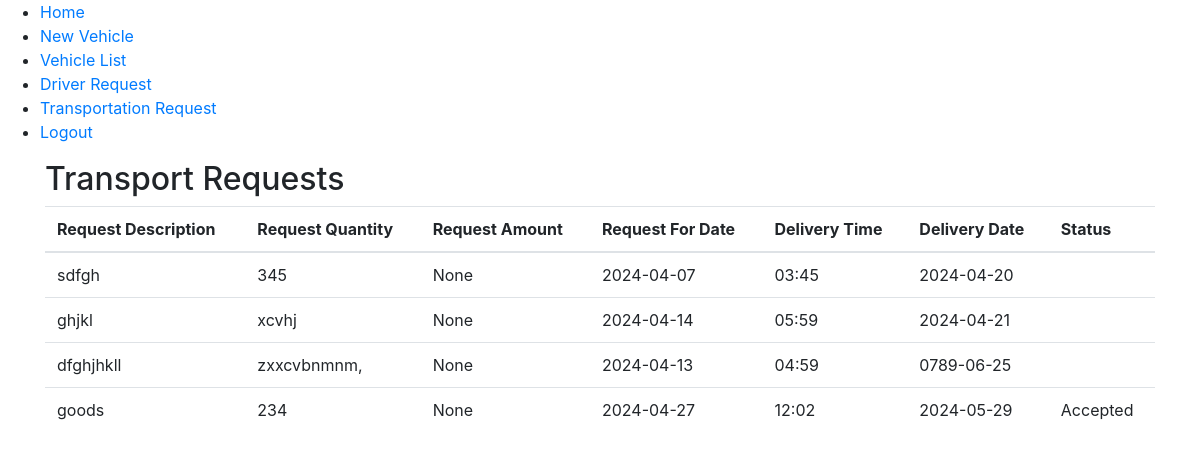
The page /Company/TransportationRequest/ (signed in) on the database its author committed.
### User/models.py (models this page shows)
class tbl_transport_request(models.Model):
    transport_request_id = models.AutoField(primary_key=True)
    transport_request_description = models.CharField(max_length=50)
    transport_request_date = models.DateField(auto_now_add=True)
    transport_request_qty = models.CharField(max_length=50)
    transport_request_rate = models.CharField(max_length=50,null=True)
    transport_request_for_date = models.CharField(max_length=50)
    transport_request_status = models.PositiveIntegerField(default=0)
    user_id = models.ForeignKey(tbl_user,on_delete=models.CASCADE)
    from_location_id = models.ForeignKey(tbl_location,on_delete=models.CASCADE,related_name="from_location_id")
    to_location_id = models.ForeignKey(tbl_location,on_delete=models.CASCADE,related_name="to_location_id")
    transport_request_reply = models.CharField(max_length=50, default='0')
    company_id = models.ForeignKey(tbl_company,on_delete=models.CASCADE)
    category_id = models.ForeignKey(tbl_category,on_delete=models.CASCADE)
    delivery_time = models.CharField(max_length=50)
    delivery_date = models.CharField(max_length=50)

### Company/views.py (the view)
# urls.py: path('TransportationRequest/',views.TransportationRequest,name="TransportationRequest"),
def TransportationRequest(request):
    cid = tbl_company.objects.get(company_id=request.session['cid'])
    requestData = tbl_transport_request.objects.filter(company_id=cid)
    return render(request, "Company/ViewRequest.html", {"requestData" : requestData})

### Company/Templates/Company/ViewRequest.html (shortened to what this page needs)
{% extends 'Company/Include.html' %}
{% load static %}
{% block content %}
<!DOCTYPE html>
<html lang="en">
<head>
    <link href="https://stackpath.bootstrapcdn.com/bootstrap/4.5.2/css/bootstrap.min.css" rel="stylesheet">
</head>
<body>
    <div class="container">
        <h2>Transport Requests</h2>
        <table class="table">
            <thead>
                <tr>
                    <th>Request Description</th>
                    <th>Request Quantity</th>
                    <th>Request Amount</th>
                    <th>Request For Date</th>
                    <th>Delivery Time</th>
                    <th>Delivery Date</th>
                    <th>Status</th>
                </tr>
            </thead>
            <tbody>
                {% for request in requestData %}
                <tr>
                    <td>{{ request.transport_request_description }}</td>
                    <td>{{ request.transport_request_qty }}</td>
                    <td>{{ request.transport_request_rate }}</td>
                    <td>{{ request.transport_request_for_date }}</td>
                    <td>{{ request.delivery_time }}</td>
                    <td>{{ request.delivery_date }}</td>
                    <td>
                        {% if request.transport_request_status == 0 %}
                            <a href="{% url 'company:TransportationRequestAccept' request.transport_request_id %}" class="card-link">Accept</a> &nbsp;&nbsp;&nbsp;|
                            <a href="{% url 'company:TransportationRequestReject' request.transport_request_id %}" class="card-link">Reject</a>
                        {% elif request.transport_request_status == 1 %}
                            Rejected
                        {% elif request.transport_request_status == 2 %}
                            Accepted
                        {% endif %}
                    </td>
                </tr>
                {% endfor %}
            </tbody>
        </table>
    </div>
</body>
</html>
{% endblock content %}

### rows shown on the page
tbl_transport_request: transport_request_description "sdfgh", transport_request_qty "345", transport_request_rate "None", transport_request_for_date "2024-04-07", delivery_time "03:45", delivery_date "2024-04-20"
tbl_transport_request: transport_request_description "ghjkl", transport_request_qty "xcvhj", transport_request_rate "None", transport_request_for_date "2024-04-14", delivery_time "05:59", delivery_date "2024-04-21"
tbl_transport_request: transport_request_description "dfghjhkll", transport_request_qty "zxxcvbnmnm,", transport_request_rate "None", transport_request_for_date "2024-04-13", delivery_time "04:59", delivery_date "0789-06-25"
tbl_transport_request: transport_request_description "goods", transport_request_qty "234", transport_request_rate "None", transport_request_for_date "2024-04-27", delivery_time "12:02", delivery_date "2024-05-29", transport_request_status "Accepted"
